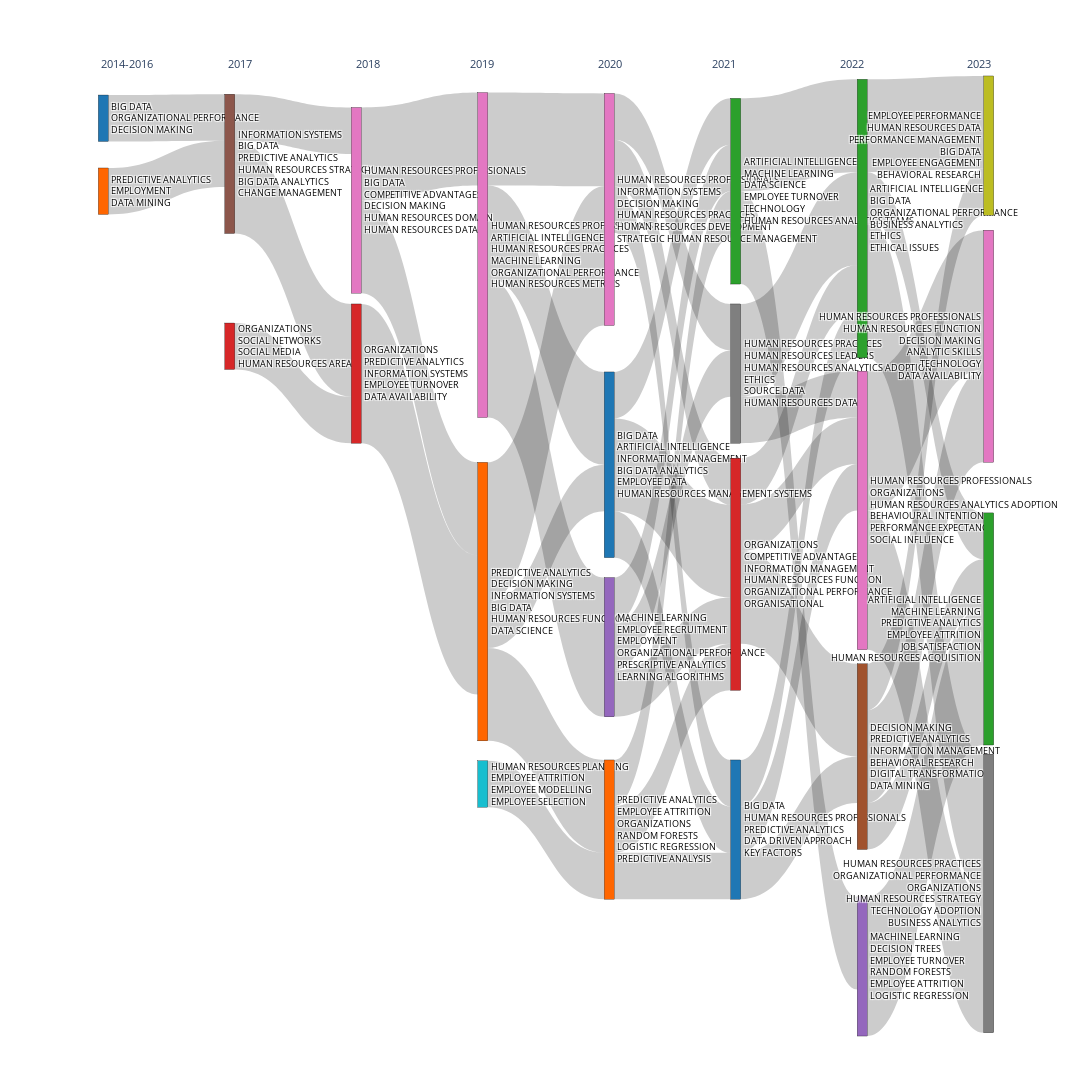

Notebook code cell kept with this figure:
### Code cell


### Figure 1 — Plotly figure (JSON) as saved in the notebook; plotly's stock layout.template omitted (floating-point values rounded to 4 significant figures)
{"data": [{"arrangement": "fixed", "link": {"source": [0, 1, 2, 2, 3, 4, 4, 5, 6, 6, 6, 7, 7, 7, 8, 9, 9, 9, 10, 10, 10, 11, 11, 11, 12, 12, 12, 13, 13, 14, 14, 15, 15, 15, 16, 16, 16, 17, 17, 17, 18, 18, 19, 19, 19, 20], "target": [2, 2, 5, 4, 5, 6, 7, 7, 9, 10, 11, 12, 9, 10, 12, 16, 14, 15, 16, 13, 15, 13, 15, 14, 16, 15, 13, 17, 20, 17, 18, 18, 19, 17, 17, 18, 19, 23, 21, 24, 22, 24, 22, 23, 21, 23], "value": [1, 1, 2, 1, 1, 2, 2, 3, 2, 2, 3, 2, 3, 1, 1, 1, 1, 1, 1, 1, 2, 1, 1, 1, 1, 1, 1, 2, 2, 2, 1, 1, 2, 1, 1, 1, 1, 1, 2, 3, 3, 3, 2, 1, 1, 3]}, "node": {"color": ["RGB(31,119,180)", "RGB(255,102,0)", "RGB(140,86,75)", "RGB(214,39,40)", "RGB(227,119,194)", "RGB(214,39,40)", "RGB(227,119,194)", "RGB(255,102,0)", "RGB(23,190,207)", "RGB(227,119,194)", "RGB(31,119,180)", "RGB(148,103,189)", "RGB(255,102,0)", "RGB(44,160,44)", "RGB(127,127,127)", "RGB(214,39,40)", "RGB(31,119,180)", "RGB(44,160,44)", "RGB(227,119,194)", "sienna", "RGB(148,103,189)", "RGB(188,189,34)", "RGB(227,119,194)", "RGB(44,160,44)", "RGB(127,127,127)"], "label": ["BIG DATA<br>ORGANIZATIONAL PERFORMANCE<br>DECISION MAKING", "PREDICTIVE ANALYTICS<br>EMPLOYMENT<br>DATA MINING", "INFORMATION SYSTEMS<br>BIG DATA<br>PREDICTIVE ANALYTICS<br>HUMAN RESOURCES STRATEGY<br>BIG DATA ANALYTICS<br>CHANGE MANAGEMENT", "ORGANIZATIONS<br>SOCIAL NETWORKS<br>SOCIAL MEDIA<br>HUMAN RESOURCES AREA", "HUMAN RESOURCES PROFESSIONALS<br>BIG DATA<br>COMPETITIVE ADVANTAGES<br>DECISION MAKING<br>HUMAN RESOURCES DOMAIN<br>HUMAN RESOURCES DATA", "ORGANIZATIONS<br>PREDICTIVE ANALYTICS<br>INFORMATION SYSTEMS<br>EMPLOYEE TURNOVER<br>DATA AVAILABILITY", "HUMAN RESOURCES PROFESSIONALS<br>ARTIFICIAL INTELLIGENCE<br>HUMAN RESOURCES PRACTICES<br>MACHINE LEARNING<br>ORGANIZATIONAL PERFORMANCE<br>HUMAN RESOURCES METRICS", "PREDICTIVE ANALYTICS<br>DECISION MAKING<br>INFORMATION SYSTEMS<br>BIG DATA<br>HUMAN RESOURCES FUNCTION<br>DATA SCIENCE", "HUMAN RESOURCES PLANNING<br>EMPLOYEE ATTRITION<br>EMPLOYEE MODELLING<br>EMPLOYEE SELECTION", "HUMAN RESOURCES PROFESSIONALS<br>INFORMATION SYSTEMS<br>DECISION MAKING<br>HUMAN RESOURCES PRACTICES<br>HUMAN RESOURCES DEVELOPMENT<br>STRATEGIC HUMAN RESOURCE MANAGEMENT", "BIG DATA<br>ARTIFICIAL INTELLIGENCE<br>INFORMATION MANAGEMENT<br>BIG DATA ANALYTICS<br>EMPLOYEE DATA<br>HUMAN RESOURCES MANAGEMENT SYSTEMS", "MACHINE LEARNING<br>EMPLOYEE RECRUITMENT<br>EMPLOYMENT<br>ORGANIZATIONAL PERFORMANCE<br>PRESCRIPTIVE ANALYTICS<br>LEARNING ALGORITHMS", "PREDICTIVE ANALYTICS<br>EMPLOYEE ATTRITION<br>ORGANIZATIONS<br>RANDOM FORESTS<br>LOGISTIC REGRESSION<br>PREDICTIVE ANALYSIS", "ARTIFICIAL INTELLIGENCE<br>MACHINE LEARNING<br>DATA SCIENCE<br>EMPLOYEE TURNOVER<br>TECHNOLOGY<br>HUMAN RESOURCES ANALYTICS TEAMS", "HUMAN RESOURCES PRACTICES<br>HUMAN RESOURCES LEADERS<br>HUMAN RESOURCES ANALYTICS ADOPTION<br>ETHICS<br>SOURCE DATA<br>HUMAN RESOURCES DATA", "ORGANIZATIONS<br>COMPETITIVE ADVANTAGES<br>INFORMATION MANAGEMENT<br>HUMAN RESOURCES FUNCTION<br>ORGANIZATIONAL PERFORMANCE<br>ORGANISATIONAL", "BIG DATA<br>HUMAN RESOURCES PROFESSIONALS<br>PREDICTIVE ANALYTICS<br>DATA DRIVEN APPROACH<br>KEY FACTORS", "ARTIFICIAL INTELLIGENCE<br>BIG DATA<br>ORGANIZATIONAL PERFORMANCE<br>BUSINESS ANALYTICS<br>ETHICS<br>ETHICAL ISSUES", "HUMAN RESOURCES PROFESSIONALS<br>ORGANIZATIONS<br>HUMAN RESOURCES ANALYTICS ADOPTION<br>BEHAVIOURAL INTENTION<br>PERFORMANCE EXPECTANCY<br>SOCIAL INFLUENCE", "DECISION MAKING<br>PREDICTIVE ANALYTICS<br>INFORMATION MANAGEMENT<br>BEHAVIORAL RESEARCH<br>DIGITAL TRANSFORMATION<br>DATA MINING", "MACHINE LEARNING<br>DECISION TREES<br>EMPLOYEE TURNOVER<br>RANDOM FORESTS<br>EMPLOYEE ATTRITION<br>LOGISTIC REGRESSION", "EMPLOYEE PERFORMANCE<br>HUMAN RESOURCES DATA<br>PERFORMANCE MANAGEMENT<br>BIG DATA<br>EMPLOYEE ENGAGEMENT<br>BEHAVIORAL RESEARCH", "HUMAN RESOURCES PROFESSIONALS<br>HUMAN RESOURCES FUNCTION<br>DECISION MAKING<br>ANALYTIC SKILLS<br>TECHNOLOGY<br>DATA AVAILABILITY", "ARTIFICIAL INTELLIGENCE<br>MACHINE LEARNING<br>PREDICTIVE ANALYTICS<br>EMPLOYEE ATTRITION<br>JOB SATISFACTION<br>HUMAN RESOURCES ACQUISITION", "HUMAN RESOURCES PRACTICES<br>ORGANIZATIONAL PERFORMANCE<br>ORGANIZATIONS<br>HUMAN RESOURCES STRATEGY<br>TECHNOLOGY ADOPTION<br>BUSINESS ANALYTICS"], "line": {"color": "black", "width": 0.3}, "pad": 10, "thickness": 10, "x": [0.025, 0.025, 0.1607, 0.1607, 0.2964, 0.2964, 0.4321, 0.4321, 0.4321, 0.5679, 0.5679, 0.5679, 0.5679, 0.7036, 0.7036, 0.7036, 0.7036, 0.8393, 0.8393, 0.8393, 0.8393, 0.975, 0.975, 0.975, 0.975], "y": [0.02, 0.1, 0.07, 0.27, 0.11, 0.3, 0.17, 0.55, 0.75, 0.12, 0.4, 0.6, 0.8, 0.1, 0.3, 0.52, 0.8, 0.13, 0.45, 0.72, 0.95, 0.05, 0.27, 0.58, 0.87]}, "textfont": {"color": "black", "size": 9}, "type": "sankey"}], "layout": {"annotations": [{"align": "center", "font": {"size": 11}, "showarrow": false, "text": "2014-2016", "x": 0.02, "xref": "paper", "y": 1.05, "yref": "paper"}, {"align": "center", "font": {"size": 11}, "showarrow": false, "text": "2017", "x": 0.1571, "xref": "paper", "y": 1.05, "yref": "paper"}, {"align": "center", "font": {"size": 11}, "showarrow": false, "text": "2018", "x": 0.2943, "xref": "paper", "y": 1.05, "yref": "paper"}, {"align": "center", "font": {"size": 11}, "showarrow": false, "text": "2019", "x": 0.4314, "xref": "paper", "y": 1.05, "yref": "paper"}, {"align": "center", "font": {"size": 11}, "showarrow": false, "text": "2020", "x": 0.5686, "xref": "paper", "y": 1.05, "yref": "paper"}, {"align": "center", "font": {"size": 11}, "showarrow": false, "text": "2021", "x": 0.7057, "xref": "paper", "y": 1.05, "yref": "paper"}, {"align": "center", "font": {"size": 11}, "showarrow": false, "text": "2022", "x": 0.8429, "xref": "paper", "y": 1.05, "yref": "paper"}, {"align": "center", "font": {"size": 11}, "showarrow": false, "text": "2023", "x": 0.98, "xref": "paper", "y": 1.05, "yref": "paper"}], "height": 1200, "width": 1600}}
